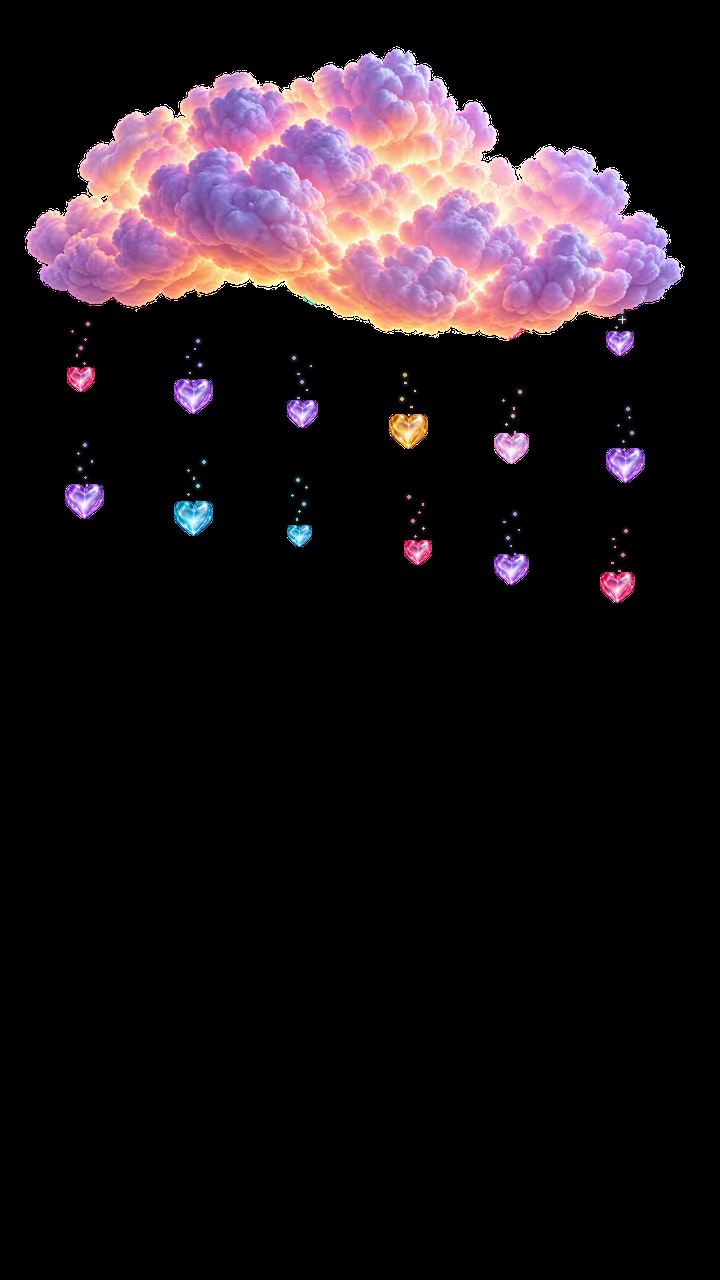
#> input picture frame 0 of assets/videos/hjartmoln/fallande.webm, 720 x 1280 px, given in place of 7x0t29.mp4, which was not available
$ python analyze_reference_videos.py
#> lines starting #> are read from the running program, lines starting #| are printed output that depends on the picture; pictures that were not available may be replaced by others from this repository, and a replacement may not be noted
from pathlib import Path
import sys

sys.path.insert(0, str(Path(__file__).parents[1] / ".codex-video-tools"))
import cv2
import numpy as np


VIDEOS = [
    Path(r"C:\Users\A\Downloads\7x0t29.mp4"),
    Path(r"C:\Users\A\Desktop\tiktok\FullSizeRender (35).mov"),
    Path(r"C:\Users\A\Desktop\tiktok\FullSizeRender (37).mov"),
]

out_dir = Path("reference_frames")
out_dir.mkdir(exist_ok=True)

for index, video in enumerate(VIDEOS, start=1):
    cap = cv2.VideoCapture(str(video))
    frame_count = int(cap.get(cv2.CAP_PROP_FRAME_COUNT))
    fps = cap.get(cv2.CAP_PROP_FPS) or 30
    width = int(cap.get(cv2.CAP_PROP_FRAME_WIDTH))
    height = int(cap.get(cv2.CAP_PROP_FRAME_HEIGHT))
    duration = frame_count / fps if fps else 0

    samples = []
    for sample_index, fraction in enumerate(np.linspace(0, 1, 9)):
        frame_number = min(frame_count - 1, int(fraction * max(frame_count - 1, 0)))
        cap.set(cv2.CAP_PROP_POS_FRAMES, frame_number)
        ok, frame = cap.read()
        if not ok:
            continue
        target_width = 320
        target_height = max(1, round(frame.shape[0] * target_width / frame.shape[1]))
        frame = cv2.resize(frame, (target_width, target_height))
        label = f"{frame_number / fps:.2f}s"
        cv2.rectangle(frame, (0, 0), (95, 25), (0, 0, 0), -1)
        cv2.putText(frame, label, (7, 18), cv2.FONT_HERSHEY_SIMPLEX, 0.55, (255, 255, 255), 1, cv2.LINE_AA)
        samples.append(frame)
#> this loop made 9 passes
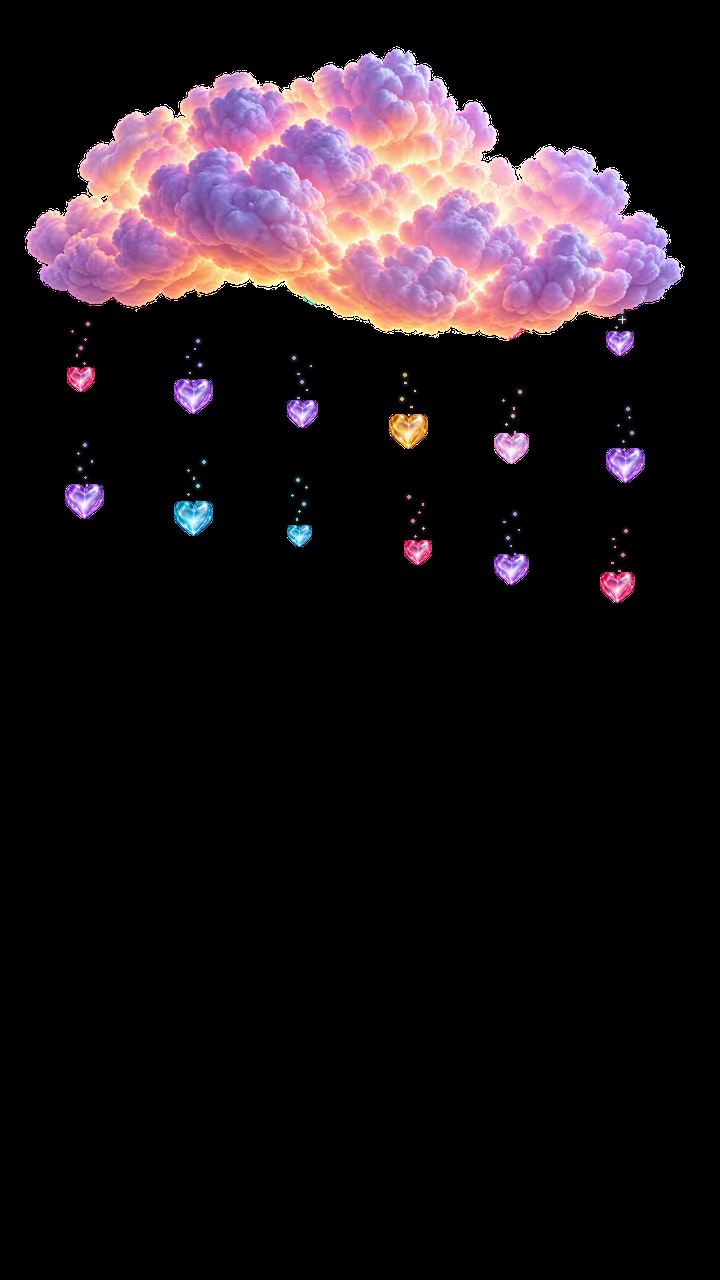
#> input picture frame 0 of assets/videos/hjartmoln/fallande.webm, 720 x 1280 px, given in place of 7x0t29.mp4, which was not available
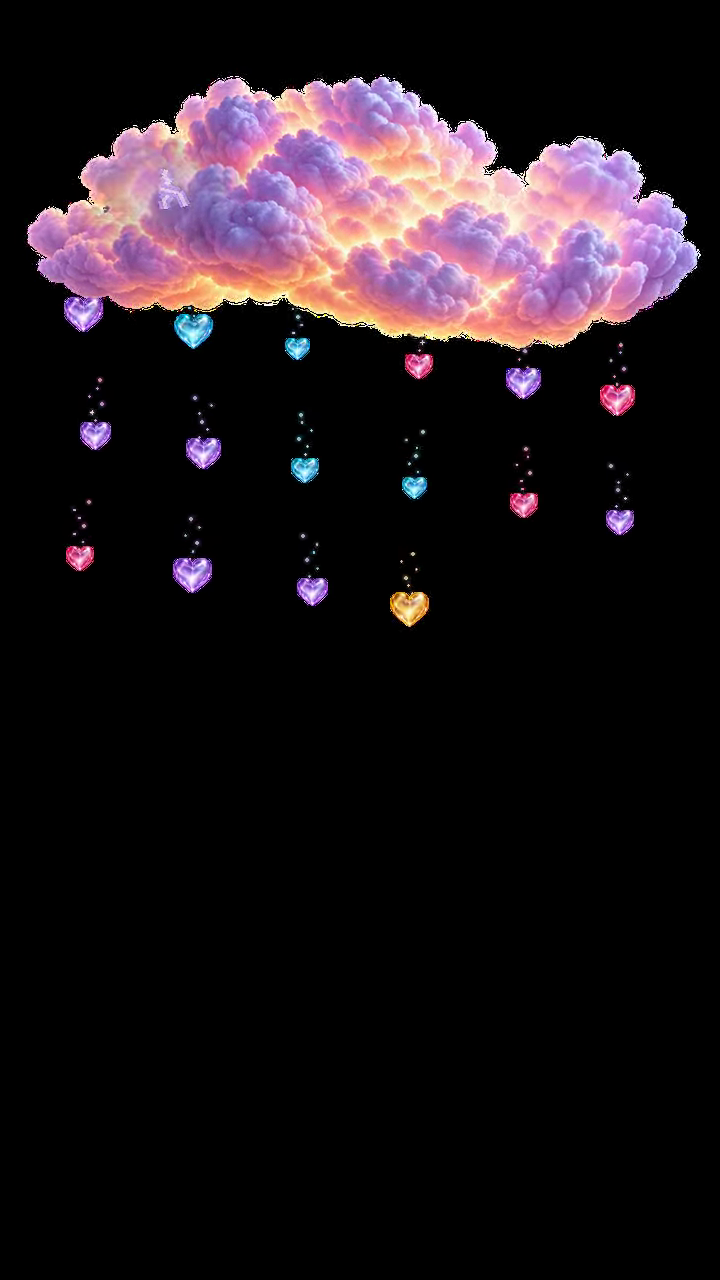
#> input picture frame 44 of assets/videos/hjartmoln/fallande.webm, 720 x 1280 px, given in place of 7x0t29.mp4, which was not available
#> pass 3, `ok, frame = cap.read()`:
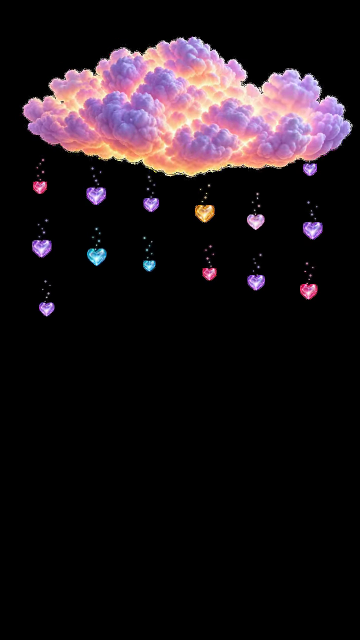
#> frame: shape (1280, 720, 3) (shown at 1/2 size); mean B, G, R 26.1, 21.4, 29.9
#> after the loop:
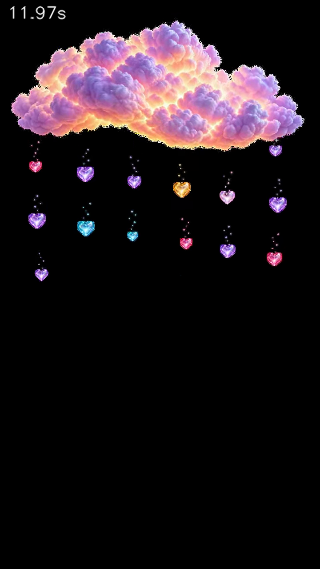
#> frame: shape (569, 320, 3); mean B, G, R 26.7, 22.1, 30.7
#> after the loop, samples = 9 items

    if samples:
        row_height = max(frame.shape[0] for frame in samples)
#> row_height = 569
        rows = []
        for start in range(0, len(samples), 3):
            row = samples[start:start + 3]
            while len(row) < 3:
                row.append(np.zeros_like(samples[0]))
            rows.append(cv2.hconcat(row))
#> this loop made 3 passes
#> start on passes 2 to 3: 3, 6
#> after the loop, rows = 3 items
        sheet = cv2.vconcat(rows)
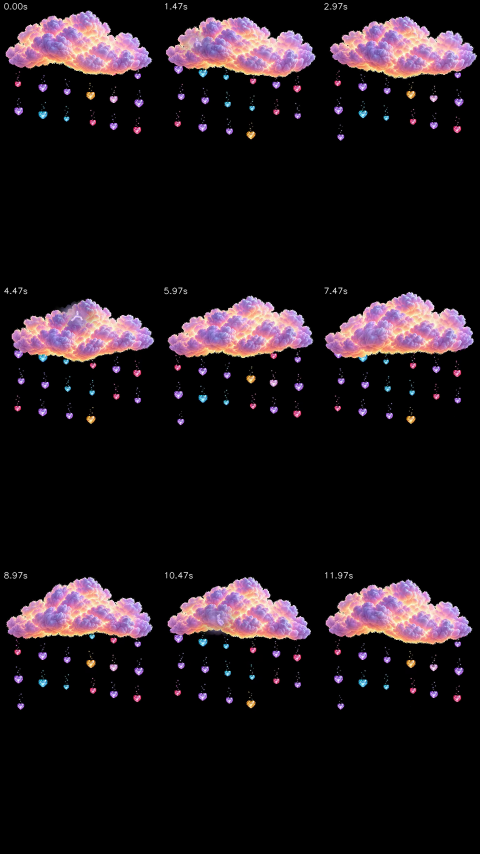
#> sheet: shape (1707, 960, 3) (shown at 1/2 size); mean of channels 0, 1, 2 26.3, 21.5, 29.9; drawn as B, G, R
        cv2.imwrite(str(out_dir / f"reference_{index}_contact_sheet.png"), sheet)

    print(f"{index}: {video.name} | {width}x{height} | {fps:.3f} fps | {duration:.2f}s | {frame_count} frames")
    cap.release()

$ run again, starting later in the video
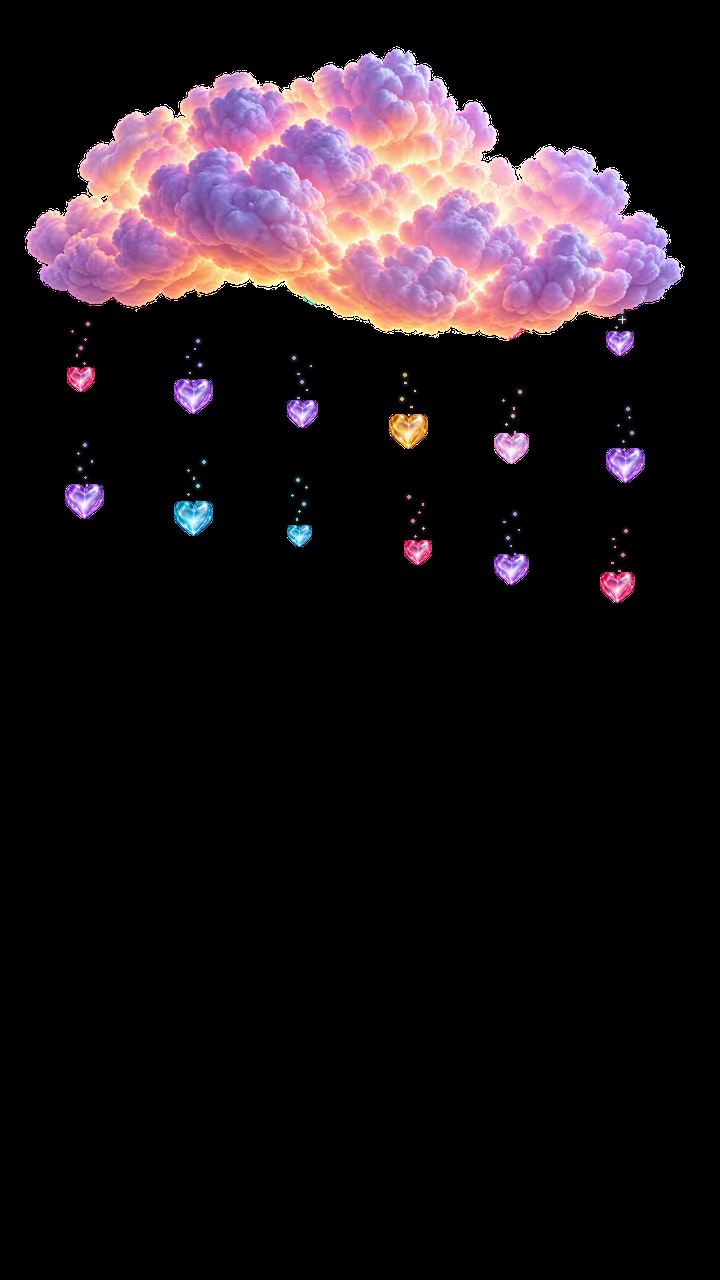
#> input picture frame 0 of assets/videos/hjartmoln/fallande.webm, 720 x 1280 px, given in place of 7x0t29.mp4, which was not available
#> the loop `for sample_index, fraction in enumerate(np.linspace(0, 1, 9)):` made 9 passes
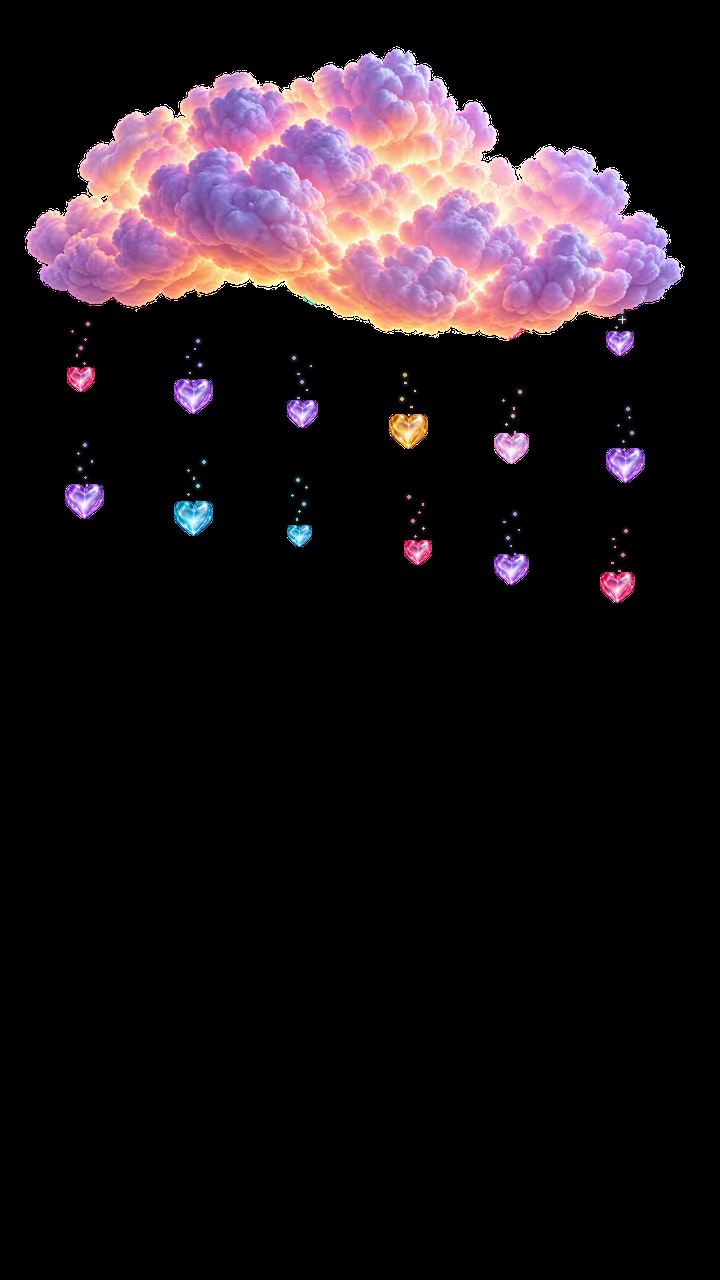
#> input picture frame 0 of assets/videos/hjartmoln/fallande.webm, 720 x 1280 px, given in place of 7x0t29.mp4, which was not available
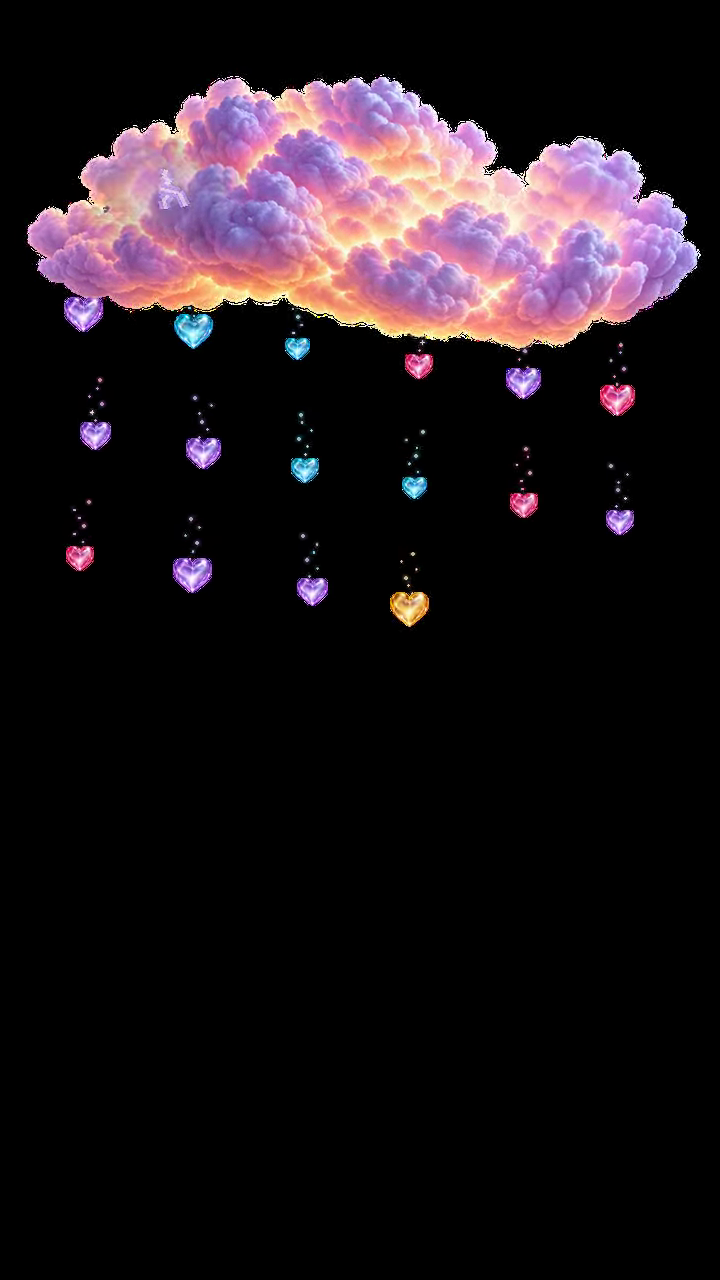
#> input picture frame 44 of assets/videos/hjartmoln/fallande.webm, 720 x 1280 px, given in place of 7x0t29.mp4, which was not available
#> after the loop `for sample_index, fraction in enumerate(np.linspace(0, 1, 9)):`: samples = 9 items
#> row_height = 569
#> the loop `for start in range(0, len(samples), 3):` made 3 passes
#> start on passes 2 to 3: 3, 6
#> after the loop `for start in range(0, len(samples), 3):`: rows = 3 items

$ run again, starting later in the video
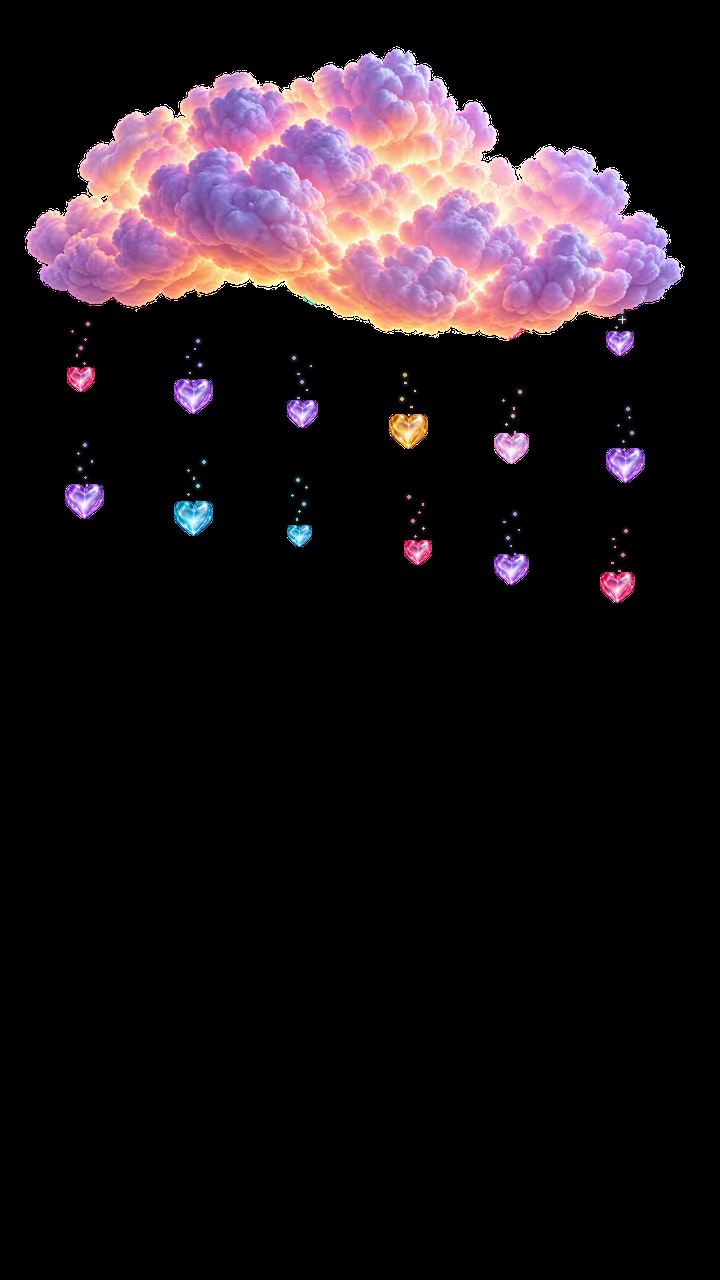
#> input picture frame 0 of assets/videos/hjartmoln/fallande.webm, 720 x 1280 px, given in place of 7x0t29.mp4, which was not available
#> the loop `for sample_index, fraction in enumerate(np.linspace(0, 1, 9)):` made 9 passes
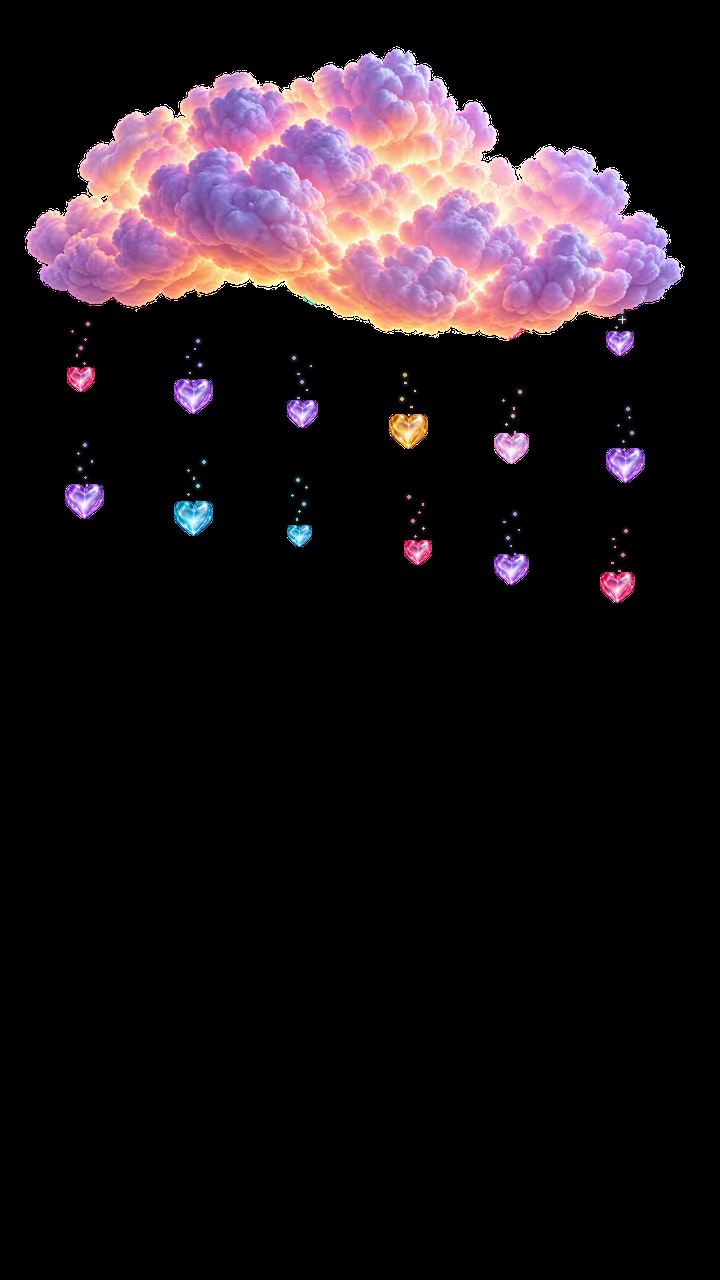
#> input picture frame 0 of assets/videos/hjartmoln/fallande.webm, 720 x 1280 px, given in place of 7x0t29.mp4, which was not available
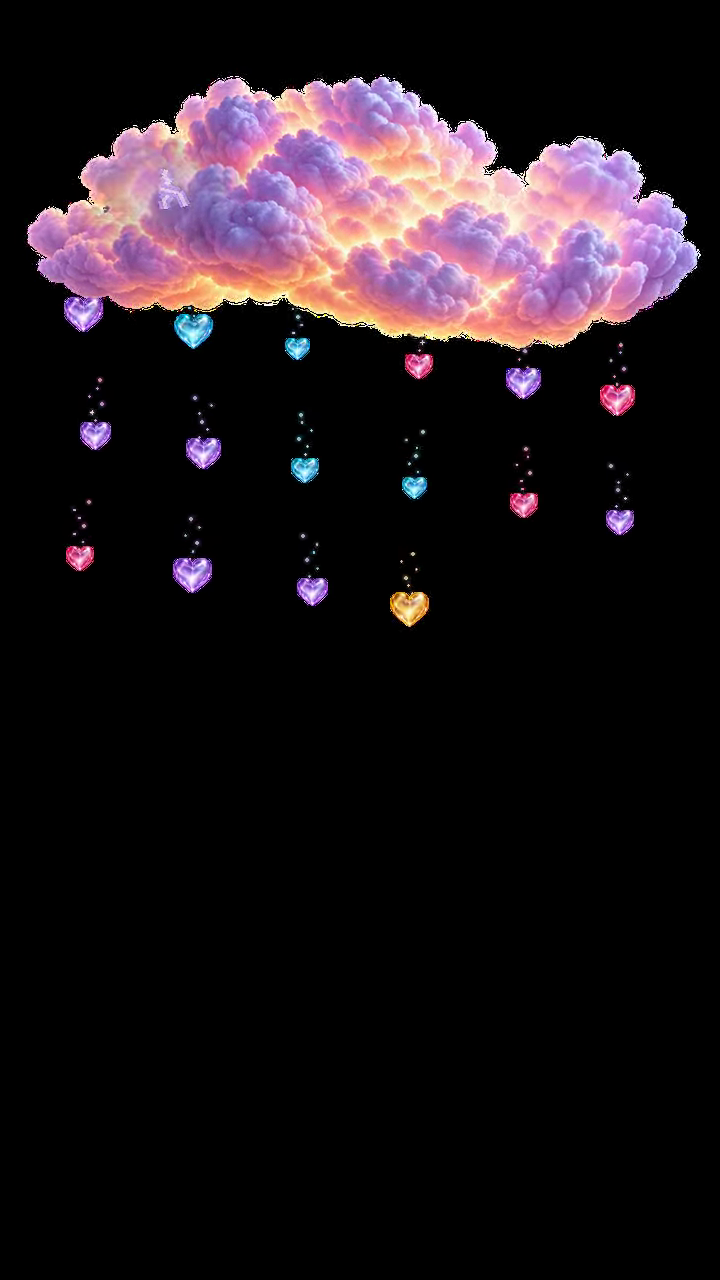
#> input picture frame 44 of assets/videos/hjartmoln/fallande.webm, 720 x 1280 px, given in place of 7x0t29.mp4, which was not available
#> after the loop `for sample_index, fraction in enumerate(np.linspace(0, 1, 9)):`: samples = 9 items
#> row_height = 569
#> the loop `for start in range(0, len(samples), 3):` made 3 passes
#> start on passes 2 to 3: 3, 6
#> after the loop `for start in range(0, len(samples), 3):`: rows = 3 items
